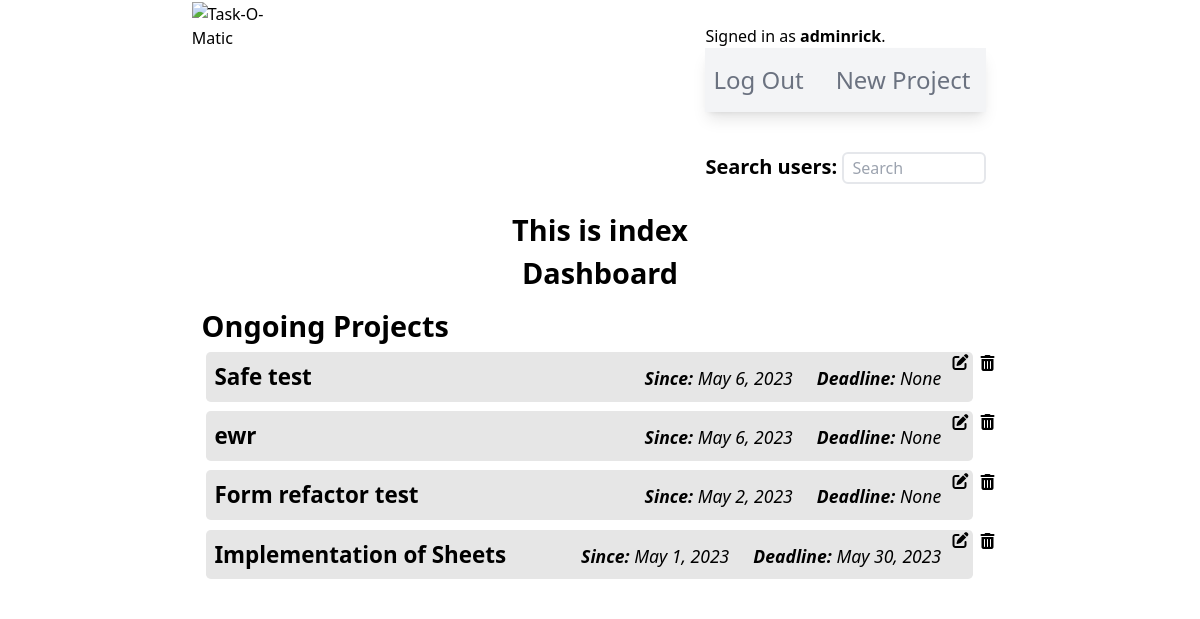
The app's page / (signed in), older data.
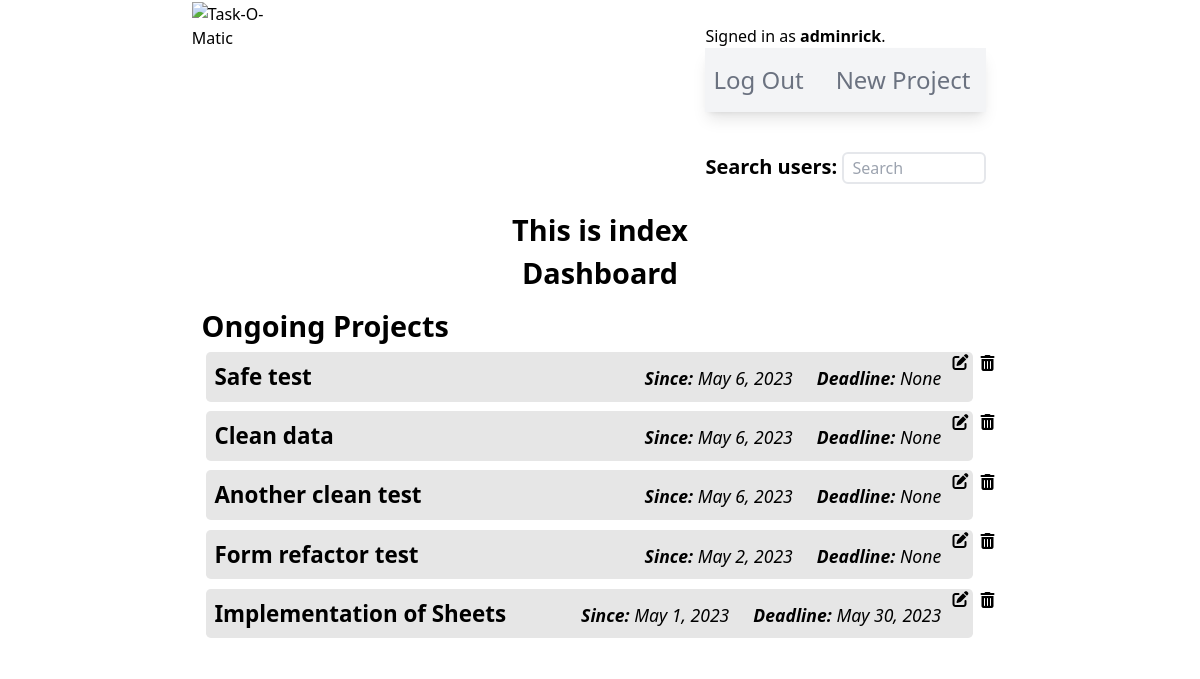
The same page, newer data.
### taskomatic/models.py (models this page shows, shortened)
class Project(models.Model):
    user = models.ForeignKey(User, on_delete=models.CASCADE)
    owner = models.CharField(max_length=80)
    projectName = models.CharField(max_length=160)
    projectDescription = models.CharField(max_length=350)
    hasDeadline = models.BooleanField(default=False)
    hasInventory = models.BooleanField(default=False)
    hasTasks = models.BooleanField(default=False)
    creationDate = models.DateField(null=True, blank=True)
    deadlineDate = models.DateField(null=True, blank=True)

### taskomatic/views.py (the view)
# urls.py: path("", views.index, name="index"),
def index(request):
    projects = Project.objects.all().order_by('-creationDate')
    return render(request, "taskomatic/index.html", {
        "projects": projects
    })

### taskomatic/templates/taskomatic/index.html (shortened to what this page needs)
{% extends "./layout.html" %}
{% load static %}
{% block body %}
{% if user.is_authenticated %}
    <div id="dashboardContainer">
        <h2>This is index</h2>
        <h2>Dashboard</h2>
        <div id="ongoingProjectsContainer">
            <h2>Ongoing Projects</h2>
            <ul>
            {% if projects %}
                {% for project in projects %}
                <div id="projectInstanceContainer">
                    <a id="projectInstanceAnchor" href="{% url 'projectPage' project.id %}">
                        <li id="projectInstance">
                            <span style="cursor: default"><b>{{ project.projectName }}</b></span>
                            <span class="flex justify-between">
                                <span><i class="dateCaption"><b>Since:</b> {{ project.creationDate }}</i></span>
                                <span><i class="dateCaption"><b>Deadline:</b> {{ project.deadlineDate }}</i></span>
                            </span>
                        </li>
                    </a>
                    <form method="POST" action="{% url 'editProject' %}" name="indexEditForm{{ project.id }}" id="indexEditForm{{ project.id }}">
                        <i id="indexEditIcon{{project.id}}" class="fa-solid fa-pen-to-square indexEditIcon"></i>
                    </form>
                    <i id="indexDeleteIcon{{project.id}}" class="fa-solid fa-trash-can relative top-2 right-1 cursor-pointer indexDeleteIcon"></i>
                </div>
                {% endfor %}
            {% else %}
                <li>No projects.</li>
            {% endif %}
            </ul>
        </div>
    </div>
{% endif %}
{% endblock body %}

Row changes from the older to the newer data that the page shows:
removed Project: projectName "ewr", creationDate "May 6, 2023", deadlineDate "None"
added Project: projectName "Clean data", creationDate "May 6, 2023", deadlineDate "None"
added Project: projectName "Another clean test", creationDate "May 6, 2023", deadlineDate "None"
